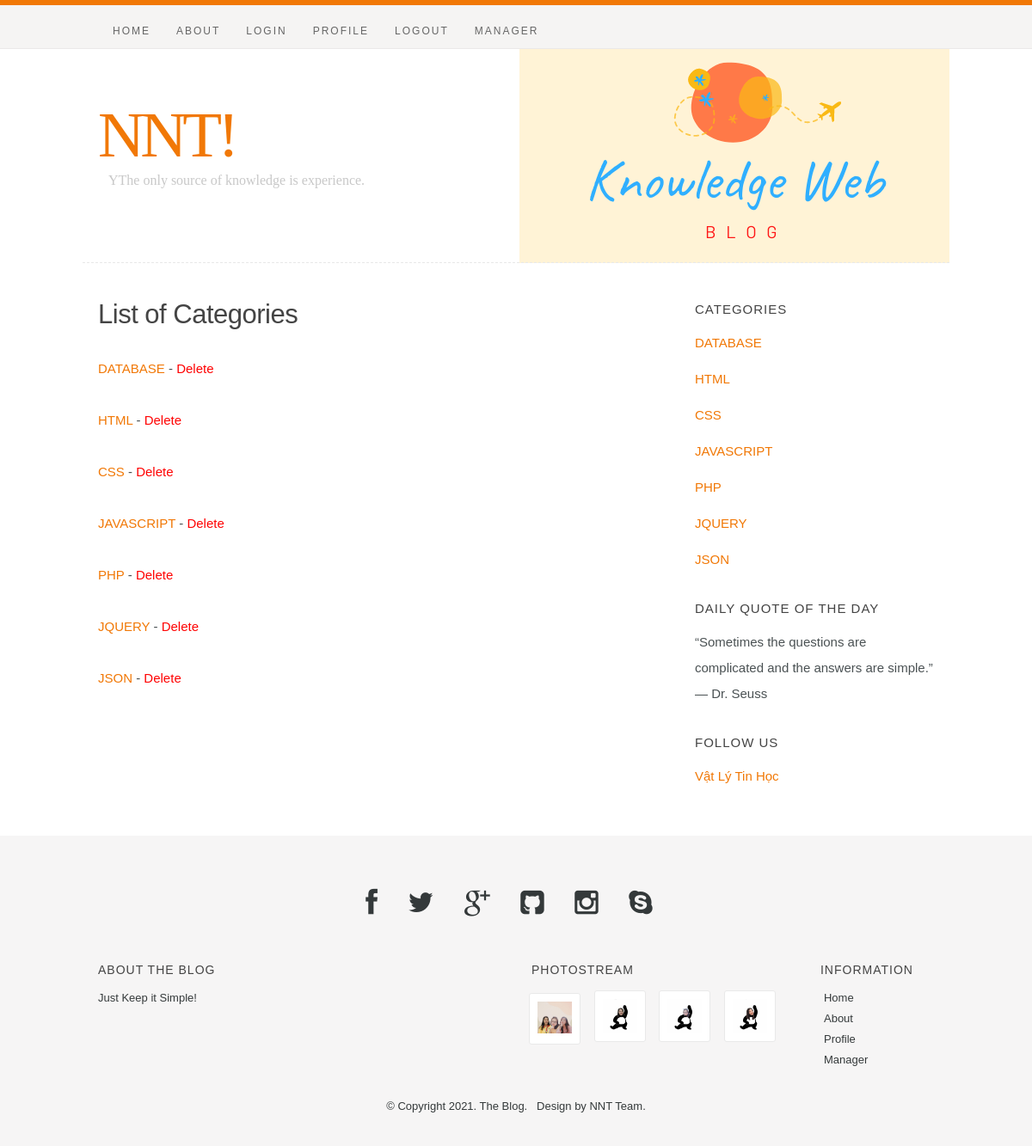
Page /category_list.php on the committed database.
### tables this page shows
CREATE TABLE IF NOT EXISTS `categories` (
  `id` int(3) NOT NULL AUTO_INCREMENT,
  `name` text NOT NULL,
  PRIMARY KEY (`id`)
);

### resources/functions/blog.php (called while the page is built, shortened)
<?php
function get_categories($id = null){
  global $conn;
   $categories = array();
   $query = mysqli_query($conn,"SELECT `id`,`name` FROM `categories`");
   while($row = mysqli_fetch_assoc($query)){
    $categories[] = $row;
   }
   return $categories;
}

### category_list.php (the view, shortened to what this page needs)
<!DOCTYPE html>
<html class="no-js" lang="en">
<head>
   <link rel="stylesheet" href="css/default.css">
	<link rel="stylesheet" href="css/layout.css">
	<link rel="stylesheet" href="css/media-queries.css">
</head>
<body>
   <header id="top">
   	<div class="row">
   		<div class="header-content twelve columns">
		      <h1 id="logo-text"><a href="index.php" title="">NNT!</a></h1>
				<p id="intro">YThe only source of knowledge is experience.</p>
			</div>
	   </div>
	   <nav id="nav-wrap">
	   	<div class="row">
			   	<ul id="nav" class="nav">
               <li class="current"><a href="index.php">Home</a></li>
			      	<li><a href="page.html">About</a></li>
                  <li><a href="login.php">Login</a></li>
                  <li><a href="profile.php">Profile</a></li>
                  <li><a href="logout.php">Logout</a></li>
                  <li><a href="admin.php">Manager</a></li>
			   	</ul>
	   	</div>
	   </nav>
   </header>
   <div id="content-wrap">
   	<div class="row">
   		<div id="main" class="eight columns">
	   		<article class="entry">
					<header class="entry-header">
						<h2 class="entry-title">
							<h2>List of Categories</h2><br/>
						</h2>
						<div class="entry-meta">
    <?php
     foreach(get_categories() as $category){
     ?>
      <p><a href="category.php?id=<?php echo $category['id'];?>"><?php echo $category['name']; ?></a> -
      <a href="delete_category.php?id=<?php echo $category['id'];?>" onclick='return confirm_delete()'><font color="red">Delete</font></a></p>
     <?php
     }
     ?>
						</div>
					</header>
				</article>
   		</div>
   		<div id="sidebar" class="four columns">
   			<div class="widget widget_categories group">
   				<h3>Categories</h3>
   				<?php
     foreach(get_categories() as $category){
     ?>
      <p><a href="manage_category.php?id=<?php echo $category['id'];?>"><?php echo $category['name']; ?></a>
     <?php
     }
     ?>
				</div>
				<div class="widget widget_text group">
					<h3>Daily Quote of the Day</h3>
   				<p>“Sometimes the questions are complicated and the answers are simple.” ― Dr. Seuss</p>
   			</div>
			   <div class="widget widget_text group">
					<h3>Follow us</h3>
               <a href="https://phys.hcmus.edu.vn/vat-ly-tin-hoc">Vật Lý Tin Học</a>
            </div>
   		</div>
   	</div>
   </div>
   <footer>
      <div class="row">
      	<div class="twelve columns">
				<ul class="social-links">
            <li><a href="https://facebook.com/"><i class="fa fa-facebook"></i></a></li>
               <li><a href="https://twitter.com/"><i class="fa fa-twitter"></i></a></li>
               <li><a href="https://www.google.com.sg/"><i class="fa fa-google-plus"></i></a></li>
               <li><a href="https://github.com/"><i class="fa fa-github-square"></i></a></li>
               <li><a href="https://www.instagram.com/"><i class="fa fa-instagram"></i></a></li>
               <li><a href="https://www.skype.com/en/"><i class="fa fa-skype"></i></a></li>
            </ul>
      	</div>
         <div class="six columns info">
            <h3>About The Blog</h3>
            <p>Just Keep it Simple!
            </p>
         </div>
        <div class="four columns">
            <h3>Photostream</h3>
            <ul class="photostream group">
               <li><a><img alt="thumbnail" src="images/nhom.jpg"></a></li>
               <li><a><img alt="thumbnail" src="images/tra.jpg"></a></li>
               <li><a><img alt="thumbnail" src="images/ngan.jpg"></a></li>
               <li><a><img alt="thumbnail" src="images/nganhuynh.jpg"></a></li>
            </ul>
         </div>
        <div class="two columns">
            <h3 class="social">Information</h3>
            <ul class="navigate group">
               <li><a href="index.php">Home</a></li>
               <li><a href="page.html">About</a></li>
               <li><a href="profile.php">Profile</a></li>
               <li><a href="admin.php">Manager</a></li>
            </ul>
         </div>
         <p class="copyright">&copy; Copyright 2021. The Blog. &nbsp; Design by NNT Team.</p>
      </div>
   </footer>
</body>
</html>

### css/default.css (style rules this page uses)
html, body, div, span, object, iframe, h1, h2, h3, h4, h5, h6, p, blockquote, pre, abbr, address, cite, code, del, dfn, em, img, ins, kbd, q, samp, small, strong, sub, sup, var, b, i, dl, dt, dd, ol, ul, li, fieldset, form, label, legend, table, caption, tbody, tfoot, thead, tr, th, td, article, aside, canvas, details, figcaption, figure, footer, header, hgroup, menu, nav, section, summary, time, mark, audio, video { margin: 0; padding: 0; border: 0; outline: 0; font-size: 100%; vertical-align: baseline; background: transparent; }
article,aside,details,figcaption,figure, footer,header,hgroup,menu,nav,section { display: block; }
*, *:before, *:after { -moz-box-sizing: border-box; -webkit-box-sizing: border-box; box-sizing: border-box; }
html { font-size: 62.5%; }
body { background: #fff; font-family: 'merriweather-regular', sans-serif; font-weight: normal; font-size: 15px; line-height: 30px; color: #4A5153; -webkit-font-smoothing: antialiased; -webkit-text-size-adjust: 100%; }
h1, h2, h3, h4, h5, h6 { color: #444; font-family: 'opensans-semibold', sans-serif; font-weight: normal; text-rendering: optimizeLegibility; }
h1 a, h2 a, h3 a, h4 a, h5 a, h6 a { font-weight: inherit; }
h1 { font-size: 38px; line-height: 42px; margin-bottom: 12px; letter-spacing: -1px; }
h2 { font-size: 28px; line-height: 36px; margin-bottom: 6px; }
h3 { font-size: 22px; line-height: 30px; margin-bottom: 12px; }
p { margin: 0 0 30px 0; }
a, a:visited { text-decoration: none; outline: 0; color: #f17806; -webkit-transition: color .3s ease-in-out; -moz-transition: color .3s ease-in-out; -o-transition: color .3s ease-in-out; transition: color .3s ease-in-out; }
p a, p a:visited { line-height: inherit; }
ul, ol { margin-bottom: 24px; margin-top: 12px; }
ul { list-style: none }
ul li { padding-left: 4px; }
img, video, iframe, embed, object { max-width: 100%; height: auto; }
.row { width: 94%; max-width: 1008px; margin: 0 auto; }
.row:before, .row:after { content: " "; display: table; }
.row:after { clear: both; }
.column, .columns { position: relative; padding: 0 18px; min-height: 1px; float: left; }
[class*="column"] + [class*="column"]:last-child { float: right; }
.two, .row .two { width: 16.66667%; }
.four, .row .four { width: 33.33333%; }
.six, .row .six { width: 50%; }
.eight, .row .eight { width: 66.66667%; }
.twelve, .row .twelve { width: 100%; }
.group:before, .group:after { content: " "; display: table; }
.group:after { clear: both; }

### css/media-queries.css (style rules this page uses)
@media only screen and (min-width: 768px) { #nav-wrap ul#nav { display: block !important; } }

### rows in the picture
categories: name "DATABASE"
categories: name "HTML"
categories: name "CSS"
categories: name "JAVASCRIPT"
categories: name "PHP"
categories: name "JQUERY"
categories: name "JSON"
